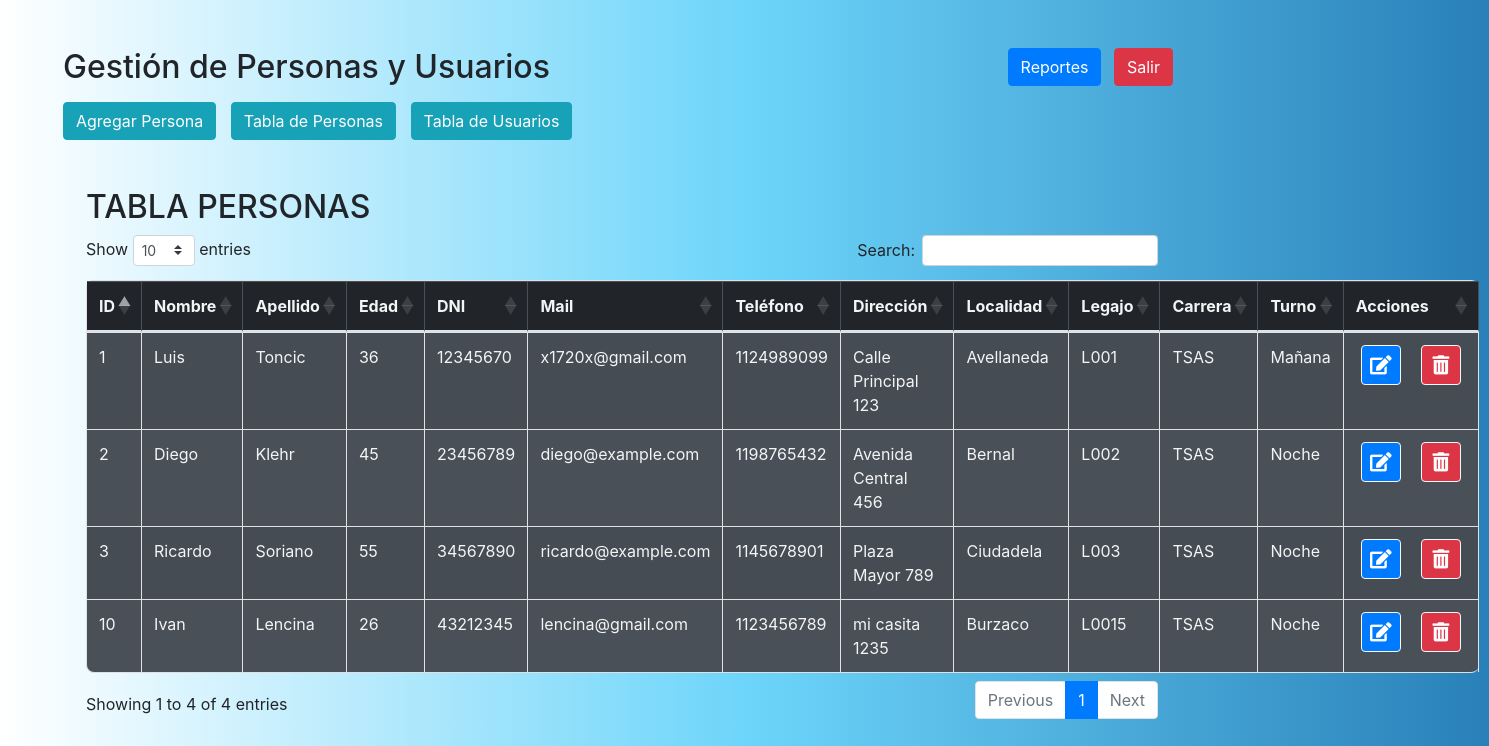
Screenshot of /dataEntry/fABM.php (signed in) with the database file from the repository.
### tables this page shows
CREATE TABLE `personas` (
  `id` int(11) NOT NULL AUTO_INCREMENT,
  `nombre` varchar(50) NOT NULL,
  `apellido` varchar(50) NOT NULL,
  `edad` int(11) DEFAULT NULL,
  `dni` varchar(20) NOT NULL,
  `mail` varchar(100) DEFAULT NULL,
  `telefono` varchar(20) DEFAULT NULL,
  `direccion` varchar(100) DEFAULT NULL,
  `localidad` varchar(50) DEFAULT NULL,
  `legajo` varchar(20) NOT NULL,
  `carrera` varchar(50) DEFAULT NULL,
  `turno` enum('Mañana','Tarde','Noche') NOT NULL,
  `deleted` tinyint(1) DEFAULT 0,
  PRIMARY KEY (`id`),
  UNIQUE KEY `dni` (`dni`),
  UNIQUE KEY `legajo` (`legajo`)
);

### dataEntry/fABM_pers.php (the view, shortened to what this page needs)
<?php
include '../includes/db.php';
?>
<div class="container mt-5">
    <h2 class="primary-text">TABLA PERSONAS</h2>
    <table id="personasTable" class="table table-striped table-bordered">
        <thead>
            <tr>
                <th>ID</th>
                <th>Nombre</th>
                <th>Apellido</th>
                <th>Edad</th>
                <th>DNI</th>
                <th>Mail</th>
                <th>Teléfono</th>
                <th>Dirección</th>
                <th>Localidad</th>
                <th>Legajo</th>
                <th>Carrera</th>
                <th>Turno</th>
                <th>Acciones</th>
            </tr>
        </thead>
        <tbody>
            <?php
            $sql = "SELECT * FROM personas WHERE deleted = 0";
            $result = $conn->query($sql);
            while ($row = $result->fetch_assoc()) {
                echo "<tr>";
                echo "<td>" . $row["id"] . "</td>";
                echo "<td>" . $row["nombre"] . "</td>";
                echo "<td>" . $row["apellido"] . "</td>";
                echo "<td>" . $row["edad"] . "</td>";
                echo "<td>" . $row["dni"] . "</td>";
                echo "<td>" . $row["mail"] . "</td>";
                echo "<td>" . $row["telefono"] . "</td>";
                echo "<td>" . $row["direccion"] . "</td>";
                echo "<td>" . $row["localidad"] . "</td>";
                echo "<td>" . $row["legajo"] . "</td>";
                echo "<td>" . $row["carrera"] . "</td>";
                echo "<td>" . $row["turno"] . "</td>";
                echo "<td>
                    <div class='button-container'>
                        <a href='update.php?type=personas&id=" . $row["id"] . "' class='btn btn-light btn-icon btn-edit'>
                            <i class='fas fa-edit' title='Editar'></i>
                        </a>
                        <form action='bABM.php' method='POST' style='display:inline;' onsubmit='return confirmDelete()'>
                            <input type='hidden' name='form_type' value='personas'>
                            <input type='hidden' name='person_id' value='" . $row["id"] . "'>
                            <input type='hidden' name='action' value='Eliminar'>
                            <button type='submit' class='btn btn-light btn-icon btn-delete'>
                                <i class='fas fa-trash-alt' title='Eliminar'></i>
                            </button>
                        </form>
                    </div>
                </td>";
                echo "</tr>";
            }
            ?>
        </tbody>
    </table>
</div>
<?php include '../includes/footer.php'; ?>

### dataEntry/fABM.php (shortened to what this page needs)
<?php
$rol_usuario = $_SESSION['rol'];
$view = isset($_GET['view']) ? $_GET['view'] : 'personas';
function sanitize_view($view) {
    $allowed_views = ['personas', 'agregar', 'usuarios'];
    return in_array($view, $allowed_views) ? $view : 'personas';
}
$view = sanitize_view($view);
?>
<!DOCTYPE html>
<html lang="es">
<head>
    <link rel="stylesheet" href="https://stackpath.bootstrapcdn.com/bootstrap/4.5.0/css/bootstrap.min.css">
    <link rel="stylesheet" href="https://cdn.datatables.net/1.10.20/css/dataTables.bootstrap4.min.css">
    <link href="https://cdnjs.cloudflare.com/ajax/libs/font-awesome/5.15.4/css/all.min.css" rel="stylesheet">
</head>
<body>
    <div class="container mt-5 ml-5">
        <div class="d-flex justify-content-between align-items-center mb-3">
            <h2 class="mb-0">Gestión de Personas y Usuarios</h2>
            <div>
                <?php if ($rol_usuario === 'directivo'): ?>
                    <a href="/bitacora/bitacFront.php" class="btn btn-primary mr-2">Reportes</a>
                <?php endif; ?>
                <a href="https://44.212.37.154/gestion.php" class="btn btn-danger">Salir</a>
            </div>
        </div>
        <div class="button-group">
            <a href="fABM.php?view=agregar" class="btn btn-info">Agregar Persona</a>
            <a href="fABM.php?view=personas" class="btn btn-info">Tabla de Personas</a>
            <a href="fABM.php?view=usuarios" class="btn btn-info">Tabla de Usuarios</a>
        </div>
        <div class="ml-2">
            <div id="personas-view" class="table-container" <?php echo ($view === 'personas') ? 'style="display:block;"' : 'style="display:none;"'; ?>>
                <?php include 'fABM_pers.php'; ?>
                <?php include 'fABM_add.php'; ?>
</body>
</html>

### includes/footer.php (shortened to what this page needs)
</body>
</html>

### dataEntry/fABM_add.php (shortened to what this page needs)
<!DOCTYPE html>
<html lang="es">
<head>
    <link rel="stylesheet" href="https://stackpath.bootstrapcdn.com/bootstrap/4.5.0/css/bootstrap.min.css">
</head>
<body>
</body>
</html>

### dataEntry/fABM.php (style rules this page uses)
body { background: #2980B9; background: -webkit-linear-gradient(to right, #FFFFFF, #6DD5FA, #2980B9); background: linear-gradient(to right, #FFFFFF, #6DD5FA, #2980B9); margin: 0; padding: 0; }
.table { background-color: #495057; color: #f3f4f6 !important; border-radius: 8px; }
.table thead th { background-color: #212529; border-color: #495057; }
.button-group { margin-bottom: 20px; }
.button-group a { margin-right: 10px; }
.button-container { display: flex; gap: 10px; justify-content: flex-start; align-items: center; }
.btn-icon { display: inline-flex !important; justify-content: center !important; align-items: center !important; width: 2.5rem !important; height: 2.5rem !important; border-radius: 50%; font-size: 1.2rem !important; margin: 0 5px !important; transition: background-color 0.3s ease !important; }
.btn-edit { color: #fff !important; background-color: #007bff !important; }
.btn-delete { color: #fff !important; background-color: #dc3545 !important; }

### dataEntry/fABM_add.php (style rules this page uses)
body { background: #2980B9; background: -webkit-linear-gradient(to right, #FFFFFF, #6DD5FA, #2980B9); background: linear-gradient(to right, #FFFFFF, #6DD5FA, #2980B9); }

### rows the page displays
personas: id "1", nombre "Luis", apellido "Toncic", edad "36", dni "12345670", mail "x1720x@gmail.com", telefono "1124989099", direccion "Calle Principal 123", localidad "Avellaneda", legajo "L001", carrera "TSAS", turno "Mañana"
personas: id "2", nombre "Diego", apellido "Klehr", edad "45", dni "23456789", mail "diego@example.com", telefono "1198765432", direccion "Avenida Central 456", localidad "Bernal", legajo "L002", carrera "TSAS", turno "Noche"
personas: id "3", nombre "Ricardo", apellido "Soriano", edad "55", dni "34567890", mail "ricardo@example.com", telefono "1145678901", direccion "Plaza Mayor 789", localidad "Ciudadela", legajo "L003", carrera "TSAS", turno "Noche"
personas: id "10", nombre "Ivan", apellido "Lencina", edad "26", dni "43212345", mail "lencina@gmail.com", telefono "1123456789", direccion "mi casita 1235", localidad "Burzaco", legajo "L0015", carrera "TSAS", turno "Noche"
